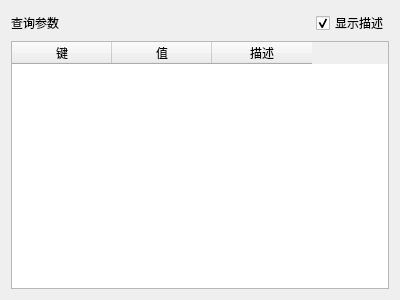
<?xml version="1.0" encoding="UTF-8"?>
<ui version="4.0">
 <class>Form</class>
 <widget class="QWidget" name="Form">
  <property name="geometry">
   <rect>
    <x>0</x>
    <y>0</y>
    <width>400</width>
    <height>300</height>
   </rect>
  </property>
  <property name="windowTitle">
   <string>Form</string>
  </property>
  <layout class="QGridLayout" name="gridLayout">
   <item row="0" column="0">
    <layout class="QVBoxLayout" name="verticalLayout">
     <item>
      <layout class="QHBoxLayout" name="horizontalLayout">
       <item>
        <widget class="QLabel" name="label">
         <property name="text">
          <string>查询参数</string>
         </property>
        </widget>
       </item>
       <item>
        <spacer name="horizontalSpacer">
         <property name="orientation">
          <enum>Qt::Horizontal</enum>
         </property>
         <property name="sizeHint" stdset="0">
          <size>
           <width>40</width>
           <height>20</height>
          </size>
         </property>
        </spacer>
       </item>
       <item>
        <widget class="QCheckBox" name="checkBox">
         <property name="text">
          <string>显示描述</string>
         </property>
         <property name="checked">
          <bool>true</bool>
         </property>
        </widget>
       </item>
      </layout>
     </item>
     <item>
      <widget class="QTableWidget" name="tableWidget">
       <column>
        <property name="text">
         <string>键</string>
        </property>
       </column>
       <column>
        <property name="text">
         <string>值</string>
        </property>
       </column>
       <column>
        <property name="text">
         <string>描述</string>
        </property>
       </column>
      </widget>
     </item>
    </layout>
   </item>
  </layout>
 </widget>
 <resources/>
 <connections/>
</ui>
